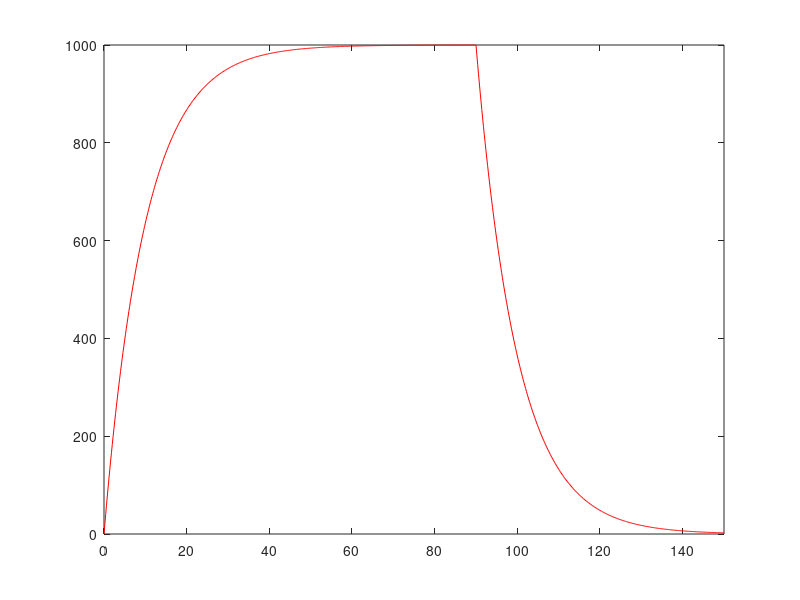

Here is the MATLAB script that generated this plot:
% Charging and discharging curves for passive membrane patch
% R Rao 2007 

clear
% input current
I = 10 % nA

% capacitance and leak resistance

C = 0.1 % nF, default
R = 100 % M ohms , default
%C = C / 10
%R = R * 10
tau = R*C % = 0.1*100 nF-Mohms = 100*100 pF Mohms = 10 ms
disp('(Theoretical)')

% membrane potential equation dV/dt = - V/RC + I/C

tstop = 150; % ms

V_inf = I*R; % peak V (in mV)

tau = 0; % experimental (ms)

h = 0.2; % ms (step size)

V = 0; % mV
V_trace = [V]; % mV

for t = h:h:tstop

   % Euler method: V(t+h) = V(t) + h*dV/dt
   V = V +h*(- (V/(R*C)) + (I/C));

   % Verify membrane time constant
   if (~tau && (V > 0.6321*V_inf))
     tau = t
     disp('(Experimental)')
   end
   
   % Stop current injection 
   if (t >= 0.6*tstop)
     I = 0;
   end

   V_trace = [V_trace V];
   if ~rem(t,10)
    plot(0:h:t,V_trace,'r')
     axis([0 tstop 0 V_inf])
    drawnow
   end

end

  
